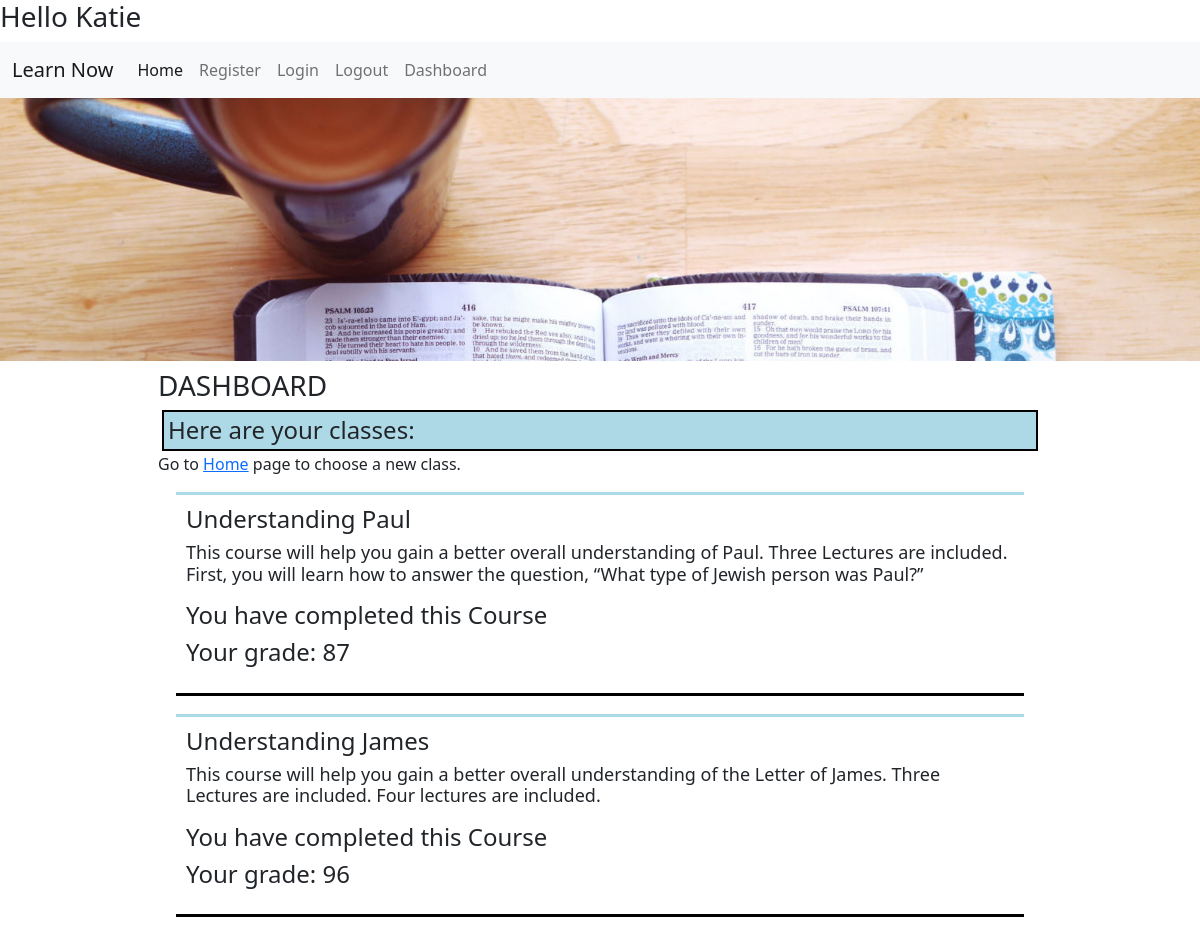
The page /dashboard (signed in) on the database its author committed.
### Learn_Now/models.py (models this page shows, shortened)
class Started_class(models.Model):
    course = models.ForeignKey('Course', on_delete=models.CASCADE,default=None, blank=True, related_name='course_started')
    students_enrolled = models.ForeignKey('User', on_delete=models.CASCADE, default=None, blank=True, related_name='students_enrolled')
    completed = models.BooleanField(default=False)

class Course(models.Model):
    course_unit = models.ForeignKey("Course_Unit", on_delete=models.CASCADE, blank=True, null=True, default=None, related_name="course_unit")
    course_name = models.CharField(max_length=70)
    course_info = models.CharField(max_length=600, blank=True)
    num_assign = models.IntegerField(blank=True, default=3)
    intro_vid = models.URLField(max_length=220, blank=True)
    passed = models.BooleanField(blank=True, null=True)
    current = models.BooleanField(blank=True, null=True)
    future = models.BooleanField(blank=True, null=True)
    current_students = models.ManyToManyField(User, blank=True, related_name="current_students")
    students_completed = models.ManyToManyField(User, blank=True, related_name="students_completed")

class Completed_class(models.Model):
    student_finished = ForeignKey('User', on_delete=models.CASCADE, blank=True, related_name='students_finished')
    class_completed = ForeignKey('Started_class',on_delete=models.CASCADE, blank=True, related_name='class_finished')
    grade = models.IntegerField(blank=True)
    completion_date = models.DateTimeField(default=django.utils.timezone.now)

### Learn_Now/views.py (the view)
# urls.py: path("dashboard", views.dashboard_view, name="dashboard"),
@csrf_exempt
@login_required
def dashboard_view(request):
    user = request.user
    courses = Started_class.objects.filter(students_enrolled=user)
    comp_courses = Completed_class.objects.filter(student_finished=user)
    return render(request, "Learn_Now/dashboard.html", {
        'courses': courses,
        'comp_courses': comp_courses,
    })

### Learn_Now/templates/Learn_Now/dashboard.html (shortened to what this page needs)
{% extends "Learn_Now/layout.html" %}
{% load static %}
{% block body %}
<div class="unit-center">
    <h3>DASHBOARD</h3>
    <h4 class="unit_title">Here are your classes:<h4>
        <p class="little_p">Go to <a href="{% url 'index' %}">Home</a> page to choose a new class.</p>
    {% for course in courses %}
        <div id="course_entry_dashboard{{course.course.id}}">
        <div class="main_course_list">
            <h4 class="class_title">Understanding {{course.course.course_name}}</h4>
            <p class="class_discription">
                {{course.course.course_info}}
            </p>
            {% if course.completed %}
                {% for c_course in comp_courses %}
                    {% if course.id == c_course.class_completed.id%}
                        <h4>You have completed this Course<h4>
                            <p>
                                Your grade: {{c_course.grade}}
                            </p>
                    {% endif %}
                {% endfor %}
            {% endif %}
        </div>
        </div>
    {% endfor %}
</div>
{% endblock %}

### Learn_Now/static/Learn_Now/style1.css (style rules this page uses)
.little_p { font-size: medium; }
.unit-center { padding: 8px; display: block; margin-left: auto; margin-right: auto; width: 75%; }
.unit_title { padding: 4px; margin: 4px; border: black solid 2px; background-color: lightblue; }
.main_course_list { padding: 10px; border-top: solid lightblue; border-bottom: solid black; margin: 18px; }
.class_discription { font-size: 18px; }

### rows shown on the page
Started_class: course.course_name "Paul", course.course_info "This course will help you gain a better overall understanding of Paul. Three Lectures are included. First, you will learn how to answer the question, “What type of Jewish person was Paul?”"
Completed_class: grade "87"
Started_class: course.course_name "James", course.course_info "This course will help you gain a better overall understanding of the Letter of James. Three Lectures are included. Four lectures are included."
Completed_class: grade "96"
